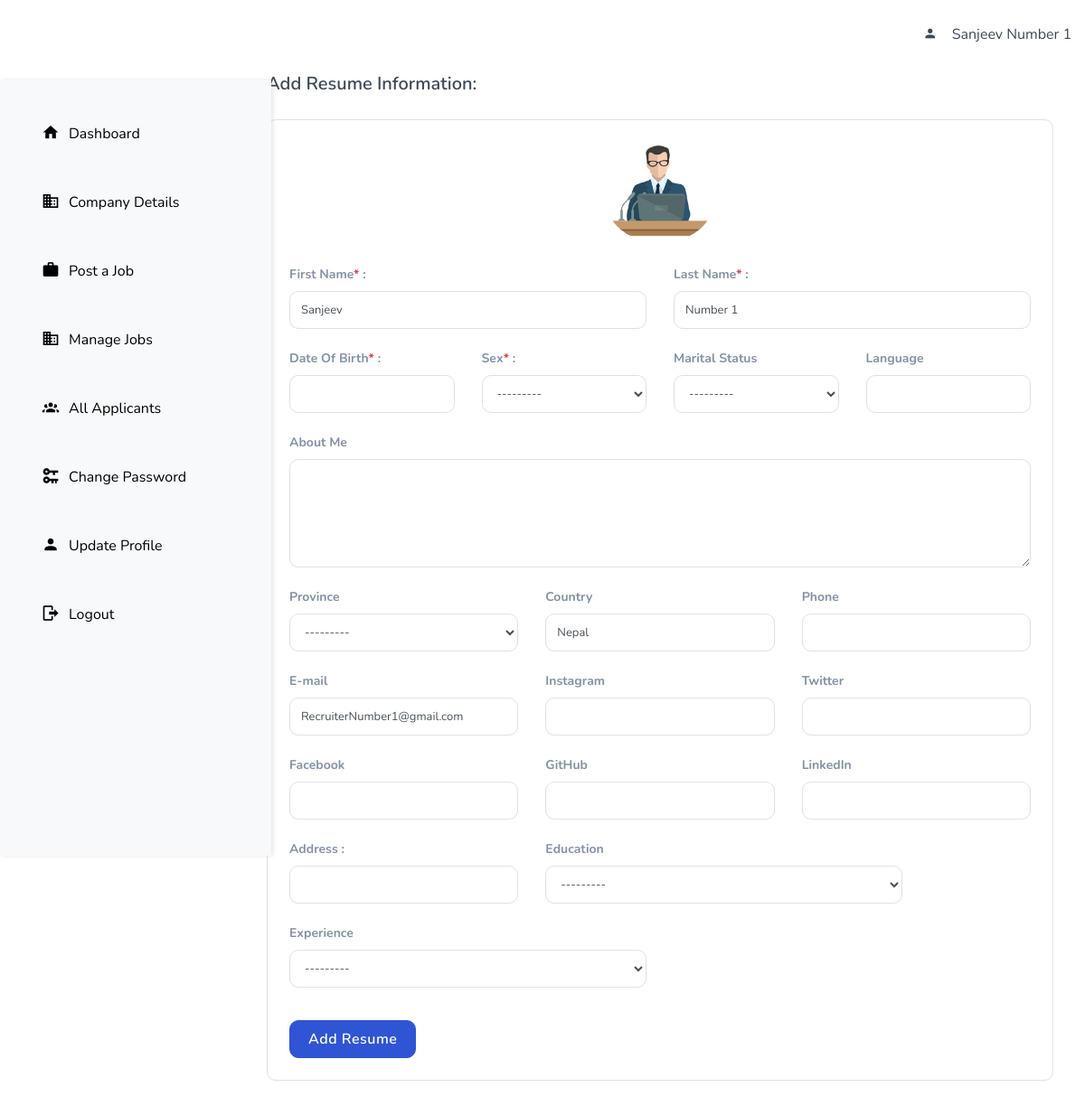
Before: /resume/add_resume/ (signed in) with the older database file.
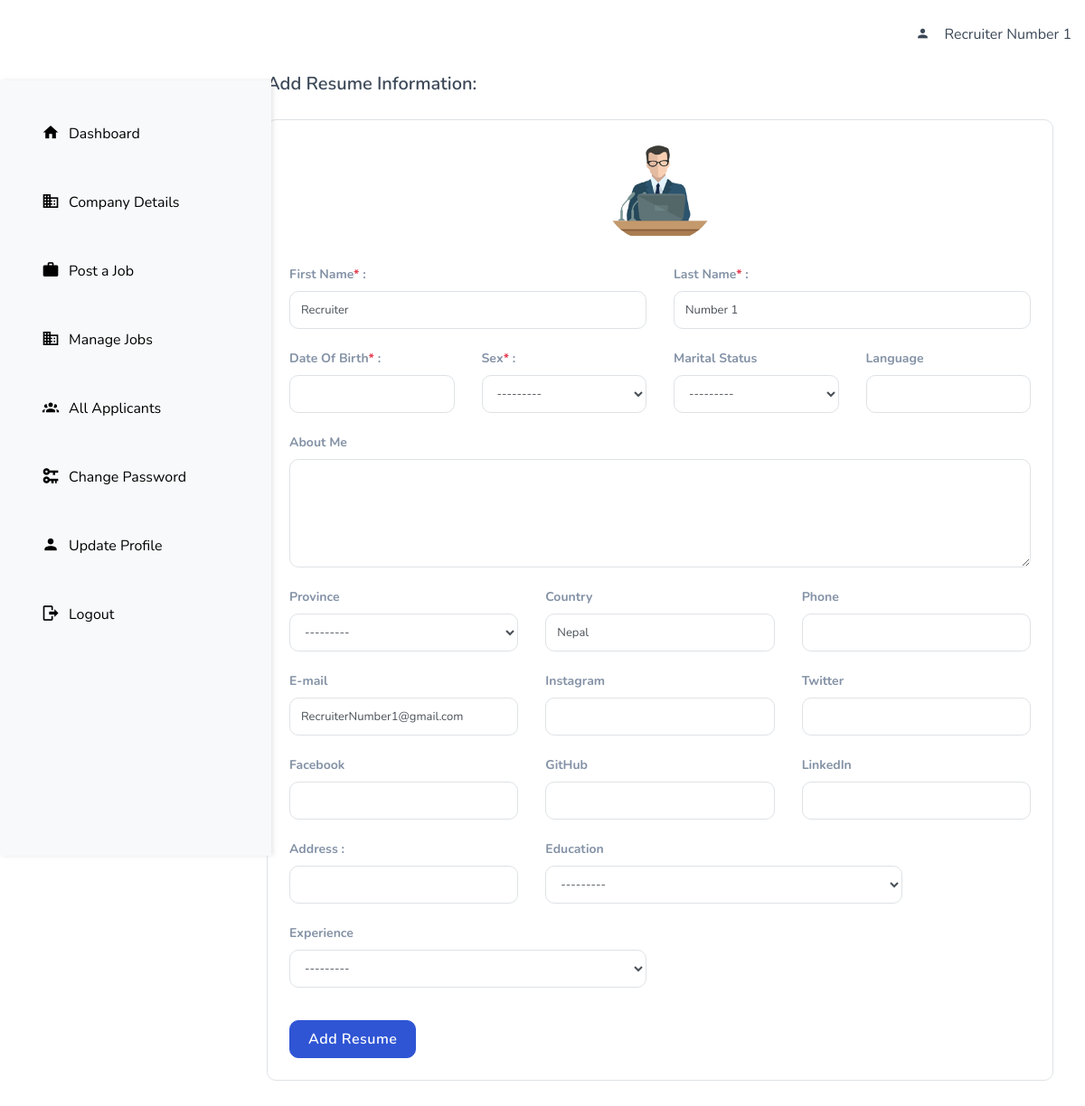
After: the same page with the newer database file.
### accounts/models.py (models this page shows)
class User(AbstractUser):
  email = models.EmailField(unique = True, null=False)
  has_company = models.BooleanField(default=False)
  has_resume = models.BooleanField(default=False)
  is_recruiter = models.BooleanField(default=False)
  is_candidate = models.BooleanField(default=False)

### resume/views.py (the view)
# urls.py: path('add_resume/', views.add_resume,name ='add_resume'),
def add_resume(request):
    if request.method == 'POST':
        form = CreateResumeForm(request.POST)
        if form.is_valid():
            resume = form.save(commit=False)
            resume.user = request.user
            user = User.objects.get(id=request.user.pk)
            user.has_resume = True
            resume.save()
            user.save()
            messages.success(request, "You have added your resume")
            return redirect(reverse('resume:resume_details', args=[resume.pk]))
        else:
            messages.warning(request, 'Something went wrong. Please check the form.')
            return render(request, 'resume/add_resume.html', {'form': form})
    else:
        form = CreateResumeForm()
    return render(request, 'resume/add_resume.html', {'form': form})

### resume/forms.py
class CreateResumeForm(forms.ModelForm):
  class Meta:
    model = Resume
    exclude = ['user']

### templates/resume/add_resume.html (shortened to what this page needs)
{% extends "base.html" %}
{% load static %}
{% load widget_tweaks %}
{% block content %}
<section class="section">
    <div class="container">
        <div class="row">
            <div class="col-lg-12">
                <h5 class="text-dark">Add Resume Information:</h5>
            </div>
            <div class="col-12 mt-3">
                <div class="custom-form p-4 border rounded">
                    <img src="{% static 'images/how-it-work/img-1.png' %}"
                         class="img-fluid avatar avatar-medium d-block mx-auto rounded-pill" alt="">
                    <form method="post" action="{% url 'resume:add_resume' %}">
                        <div class="row mt-4">
                            <div class="col-md-6">
                                <div class="form-group app-label">
                                    <label class="text-muted">First Name<span class="text-danger">*</span> :</label>
                                    <input id="first_name" type="text" class="form-control resume"
                                           placeholder="First Name" name="first_name"
                                           value="{{ request.user.first_name }}" readonly>
                                </div>
                            </div>
                            <div class="col-md-6">
                                <div class="form-group app-label">
                                    <label class="text-muted">Last Name<span class="text-danger">*</span> :</label>
                                    <input id="last-name" type="text" class="form-control resume"
                                           placeholder="Last Name" name="last_name"
                                           value="{{ request.user.last_name }}" readonly>
                                </div>
                            </div>
                            <div class="col-md-3">
                                <div class="form-group app-label">
                                    <label class="text-muted">Date Of Birth<span class="text-danger">*</span> :</label>
                                    {{ form.dob|add_class:"form-control" }}
                                </div>
                            </div>
                            <div class="col-md-3">
                                <div class="form-group app-label">
                                    <label class="text-muted">Sex<span class="text-danger">*</span> :</label>
                                    {{ form.gender|add_class:"form-control" }}
                                </div>
                            </div>
                            <div class="col-md-3">
                                <div class="form-group app-label">
                                    <label class="text-muted">Marital Status</label>
                                    {{ form.marital_status|add_class:"form-control" }}
                                </div>
                            </div>
                            <div class="col-md-3">
                                <div class="form-group app-label">
                                    <label class="text-muted">Language</label>
                                    {{ form.language|add_class:"form-control" }}
                                </div>
                            </div>
                            <div class="col-md-12">
                                <div class="form-group app-label">
                                    <label class="text-muted">About Me</label>
                                    {{ form.about_candidate|add_class:"form-control" }}
                                </div>
                            </div>
                            <div class="col-md-4">
                                <div class="form-group app-label">
                                    <label class="text-muted">Province</label>
                                    {{ form.province|add_class:"form-control" }}
                                </div>
                            </div>
                            <div class="col-md-4">
                                <div class="form-group app-label">
                                    <label class="text-muted">Country</label>
                                    {{ form.country|add_class:"form-control" }}
                                </div>
                            </div>
                            <div class="col-md-4">
                                <div class="form-group app-label">
                                    <label class="text-muted">Phone</label>
                                    {{ form.phone_number|add_class:"form-control" }}
                                </div>
                            </div>
                            <div class="col-md-4">
                                <div class="form-group app-label">
                                    <label class="text-muted">E-mail</label>
                                    <input id="e-mail" type="email" name="email" class="form-control resume"
                                           placeholder="Email ID" value="{{ request.user.email }}" readonly>
                                </div>
                            </div>
                            <div class="col-md-4">
                                <div class="form-group app-label">
                                    <label class="text-muted">Instagram</label>
                                    {{ form.instagram|add_class:"form-control" }}
                                </div>
                            </div>
                            <div class="col-md-4">
                                <div class="form-group app-label">
                                    <label class="text-muted">Twitter</label>
                                    {{ form.twitter|add_class:"form-control" }}
                                </div>
                            </div>
                            <div class="col-md-4">
                                <div class="form-group app-label">
                                    <label class="text-muted">Facebook</label>
                                    {{ form.facebook|add_class:"form-control" }}
                                </div>
                            </div>
                            <div class="col-md-4">
                                <div class="form-group app-label">
                                    <label class="text-muted">GitHub</label>
                                    {{ form.github|add_class:"form-control" }}
                                </div>
                            </div>
                            <div class="col-md-4">
                                <div class="form-group app-label">
                                    <label class="text-muted">LinkedIn</label>
                                    {{ form.linkedin|add_class:"form-control" }}
                                </div>
                            </div>
                            <div class="col-lg-4">
                                <div class="form-group app-label">
                                    <label class="text-muted">Address :</label>
                                    {{ form.address|add_class:"form-control" }}
                                </div>
                            </div>
                            <div class="col-md-6">
                                <div class="form-group app-label">
                                    <label class="text-muted">Education</label>
                                    {{ form.education|add_class:"form-control" }}
                                </div>
                            </div>
                            <div class="col-md-6">
                                <div class="form-group app-label">
                                    <label class="text-muted">Experience</label>
                                    {{ form.experience|add_class:"form-control" }}
                                </div>
                            </div>
                        </div>
                        <button type="submit" class="btn btn-primary mt-3">Add Resume</button>
                    </form>
                </div>
            </div>
        </div>
    </div>
</section>
{% endblock content %}

### templates/base.html (shortened to what this page needs)
{% load static %}
<!DOCTYPE html>
<html lang="en" class="no-js">
<head>
    <link rel="stylesheet" href="{% static 'css/bootstrap.min.css' %}">
    <link rel="stylesheet" href="{% static 'css/materialdesignicons.min.css' %}">
    <link rel="stylesheet" href="{% static 'css/fontawesome.css' %}">
    <link rel="stylesheet" href="{% static 'css/selectize.css' %}">
    <link rel="stylesheet" href="{% static 'css/owl.carousel.css' %}">
    <link rel="stylesheet" href="{% static 'css/owl.theme.css' %}">
    <link rel="stylesheet" href="{% static 'css/owl.transitions.css' %}">
    <link rel="stylesheet" href="{% static 'css/side_nav.css' %}">
    <link rel="stylesheet" href="{% static 'css/style.css' %}">
</head>
<body>
    <header id="topnav" class="defaultscroll">
        <div class="container">
            {% if request.user.is_authenticated %}
            <div class="buy-button">
                <a href="#" class="text-center text-dark">
                    <i class="mdi mdi-account mr-3"></i>{{ request.user.first_name }} {{ request.user.last_name }}
                </a>
            </div>
            {% endif %}
        </div>
    </header>
    <div id="side-navigation" class="side-nav">
        <ul class="side-navigation-menu  ml-2 p-2">
            {% if request.user.is_recruiter %}
            <li><a href="{% url 'dashboard:dashboard_recruiter' %}"><i class="mdi mdi-home"></i> Dashboard</a></li>
            {% if request.user.has_company %}
            <li><a href="{% url 'company:company_detail' request.user.company.pk %}"><i
                        class="mdi mdi-domain"></i>Company Details</a></li>
            <li><a href="{% url 'job:create_job' %}"><i class="mdi mdi-briefcase"></i> Post a Job</a></li>
            <li><a href="{% url 'job:joblist_percompany' %}"><i class="mdi mdi-domain"></i>Manage Jobs</a></li>
            <li><a href=""><i class="mdi mdi-account-group"></i> All Applicants</a></li>
            {% else %}
            <li><a href="{% url 'company:add_company' %}"><i class="mdi mdi-domain"></i>Add Company</a></li>
            {% endif %}
            <li><a href="{% url 'accounts:change_password' %}"><i class="mdi mdi-key-change"></i> Change Password</a>
            </li>
            <li><a href="{% url 'accounts:update_profile' request.user.pk %}"><i class="mdi mdi-account"></i> Update
                    Profile</a></li>
            <li><a href="{% url 'accounts:logout_user' %}"><i class="mdi mdi-logout"></i> Logout</a></li>
            {% endif %}
        </ul>
    </div>
    <div class="content mt-5">
        {% block content %}
        {% endblock content %}
    </div>
</body>
</html>

### static/css/side_nav.css (style rules this page uses)
body { overflow-x: hidden }
.side-nav { width: 250px; height: 100%; background-color: #fff; position: fixed; top: 0; left: 0; overflow-y: auto; padding-top: 20px; box-shadow: 2px 0 5px rgba(0, 0, 0, 0.2); }
.side-navigation-menu { list-style-type: none; padding: 0; margin: 0; }
.side-navigation-menu li { margin: 0; padding: 10px 20px; }
.side-navigation-menu li a { color:#000; text-decoration: none; font-size: 16px; display: flex; align-items: center; }
.side-navigation-menu li a i { margin-right: 10px; font-size: 20px; }

### static/css/style.css (style rules this page uses)
.text-danger { color: #e43f52 !important; }
.text-dark { color: #3c4858 !important; }
.text-muted { color: #8492a6 !important; }
.rounded { border-radius: 10px !important; }
.btn { padding: 8px 20px; outline: none; text-decoration: none; font-size: 16px; letter-spacing: 0.5px; -webkit-transition: all 0.3s; transition: all 0.3s; font-weight: 600; border-radius: 10px; }
.btn.btn-primary, .btn.btn-secondary, .btn.btn-success, .btn.btn-danger, .btn.btn-info, .btn.btn-warning, .btn.btn-dark { color: #ffffff !important; }
.btn.btn-primary { background: #2f55d4; border: 1px solid #2f55d4; }
.form-control:disabled, .form-control[readonly] { background-color: transparent; opacity: 1; }
button:not(:disabled) { outline: none; }
.avatar.avatar-medium { height: 110px; }
.form-group { margin-bottom: 20px; }
.form-group label { font-size: 14px; font-weight: 700; }
.form-group .form-control { -webkit-box-shadow: none; box-shadow: none; border: 1px solid #dee2e6; height: 42px; font-size: 13px; border-radius: 10px; -webkit-transition: all 0.5s ease; transition: all 0.5s ease; }
.form-group textarea { height: 120px !important; }
.form-group textarea.form-control { line-height: 25px; }
body { font-family: "Nunito", sans-serif; overflow-x: hidden !important; font-size: 16px; color: #161c2d; }
h1, h2, h3, h4, h5, h6, .h1, .h2, .h3, .h4, .h5, .h6 { font-family: "Nunito", sans-serif; line-height: 1.5; font-weight: 600; }
a { text-decoration: none !important; }
.section { padding: 10px 0; position: relative; }
#topnav { position: fixed; right: 0; left: 0; top: 0; z-index: 99; background-color: #fff; border: 2px transparent; -webkit-transition: all .5s ease; transition: all .5s ease; padding-left: 500px; }
#topnav .buy-button { float: right; line-height: 68px; padding: 3px 0; }

### templates/base.html (style rules this page uses)
body { overflow-x: hidden; }
.side-nav { width: 300px; position: fixed; top: 89px; left: 0; height: 70%; background-color: #f8f9fa; z-index: 1000; box-shadow: 2px 0 5px rgba(0, 0, 0, 0.1); }
.side-navigation-menu { list-style: none; padding: 0; margin: 0; }
.side-navigation-menu li { display: block; margin-bottom: 15px; }
.side-navigation-menu a { display: flex; align-items: center; padding: 5px 10px; color: #333; text-decoration: none; }
.side-navigation-menu i { margin-right: 10px; }
.content { margin-left: 260px; padding: 20px; }

Changed rows visible on the page:
changed User "Number 1": user.first_name "Sanjeev" → "Recruiter"; first_name "Sanjeev" → "Recruiter"
